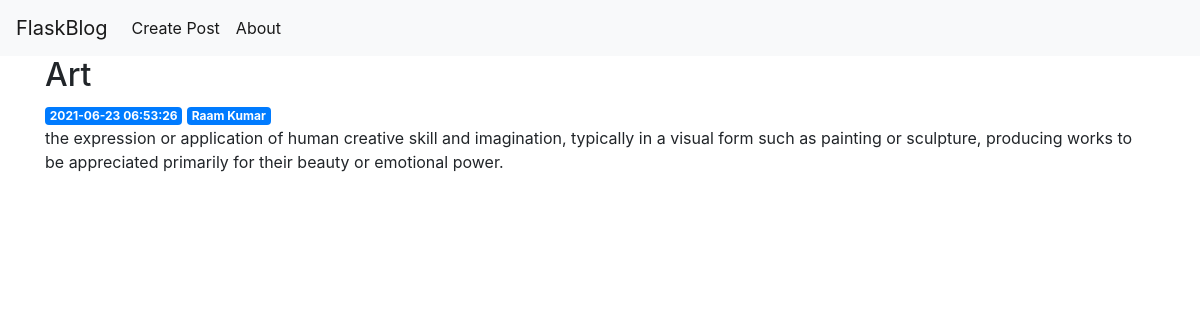
The page /1 on the database its author committed.
### tables this page shows
CREATE TABLE posts(
id INTEGER PRIMARY KEY AUTOINCREMENT,
created TIMESTAMP NOT NULL DEFAULT CURRENT_TIMESTAMP,
title TEXT NOT NULL,
author varchar(50),
content TEXT NOT NULL
);

### app.py (the view)
@app.route("/<int:id>")
def post(id):
    data = getpost(id)
    return render_template("post.html", post = data)

### app.py (called while the page is built)
def connectdb():
    conn = sqlite3.connect('blog.db')
    conn.row_factory = sqlite3.Row
    return conn

def getpost(id):
    conn = connectdb()
    post = conn.execute(f"Select * from posts where id = {id}").fetchone()
    conn.close()
    if post is None:
        abort(404)
    return post

### templates/post.html
{% extends 'base.html' %}
{% block content %}
    <h2>{% block title %} {{ post['title'] }} {% endblock %}</h2>
    <span class="badge badge-primary">{{ post['created'] }}</span>
    <span class="badge badge-primary">{{ post['Author'] }}</span>
    <p>{{ post['content'] }}</p>
{% endblock %}

### rows shown on the page
posts: title "Art", created "2021-06-23 06:53:26", Author "Raam Kumar", content "the expression or application of human creative skill and imagination, typically in a visual form such as painting or sculpture, producing works to be appreciated primarily for their beauty or emotional power."
